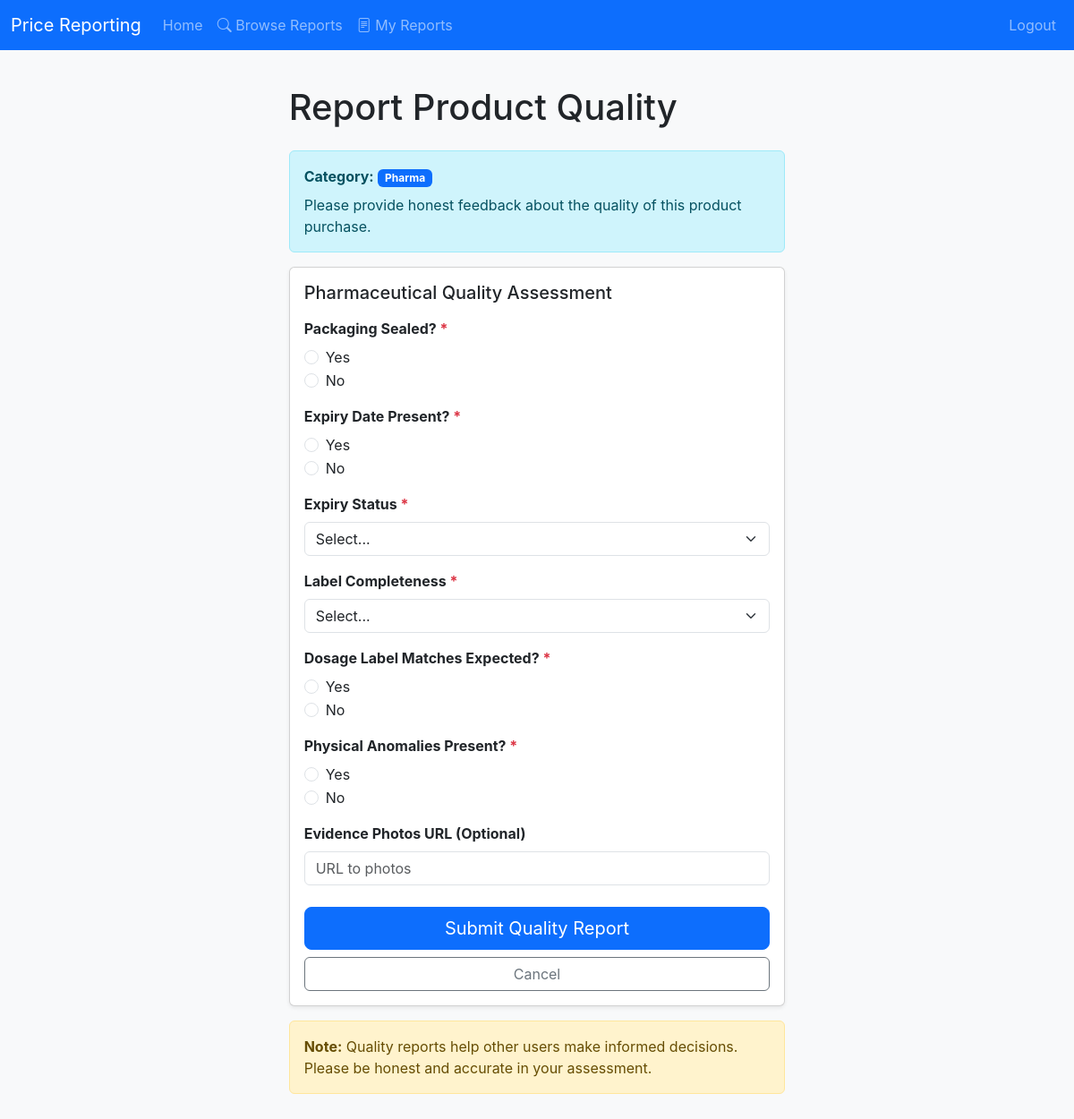
The page /create/quality_report/1 (signed in) on the database as committed earlier.
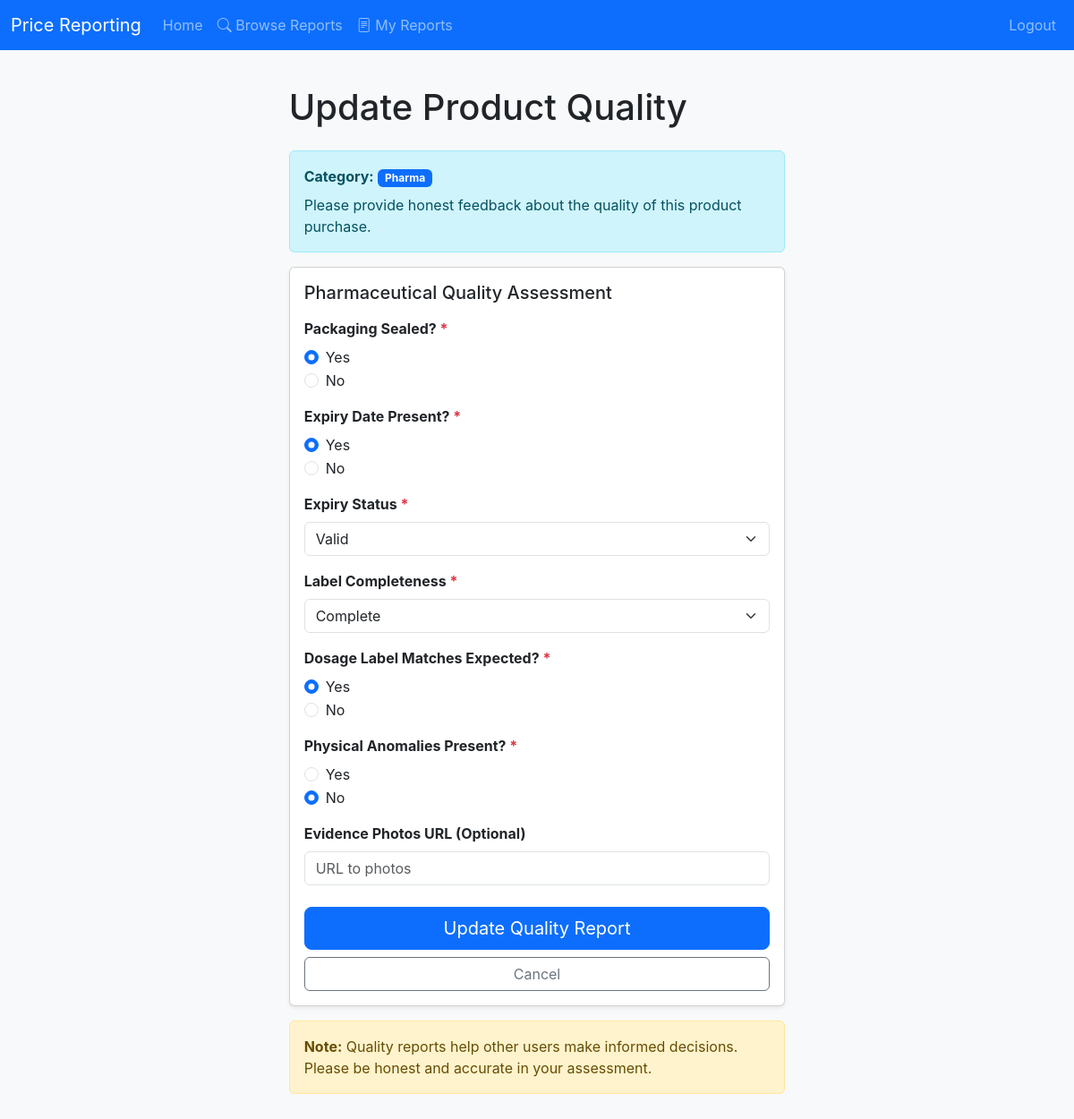
The same page on the database as committed later.
### tables this page shows
CREATE TABLE pharma_quality_reports (
  id INTEGER PRIMARY KEY AUTOINCREMENT,

  quality_report_id INTEGER NOT NULL UNIQUE,

  packaging_sealed INTEGER NOT NULL CHECK (packaging_sealed IN (0,1)),

  expiry_date_present INTEGER NOT NULL CHECK (expiry_date_present IN (0,1)),

  expiry_status TEXT CHECK (expiry_status IN ('valid','near_expiry','expired')) NOT NULL,

  label_completeness TEXT CHECK (label_completeness IN ('complete','partial','missing')) NOT NULL,

  dosage_label_matches_expected INTEGER NOT NULL CHECK (dosage_label_matches_expected IN (0,1)),

  physical_anomalies_present INTEGER NOT NULL CHECK (physical_anomalies_present IN (0,1)),

  evidence_photos TEXT,

  normalized_quality_score REAL NOT NULL CHECK (normalized_quality_score BETWEEN 0.0 AND 1.0),

  scoring_version TEXT NOT NULL,

  created_at DATETIME NOT NULL DEFAULT CURRENT_TIMESTAMP,

  FOREIGN KEY (quality_report_id)
    REFERENCES quality_reports(id)
    ON DELETE CASCADE
);

### routes/user.py (the view)
@user_bp.route("/create/quality_report/<int:price_report_id>", methods=["GET", "POST"])
@login_required
def create_quality_report(price_report_id):
    try:
        pr = db.execute(
            "SELECT pr.id, pr.user_id, p.category "
            "FROM price_reports pr "
            "JOIN product_aliases pa ON pr.product_alias_id = pa.id "
            "JOIN products p ON pa.product_id = p.id "
            "WHERE pr.id = ?",
            price_report_id
        )
    except Exception as e:
        print(f"Database error: {e}")
        return apology("Database error", 500)
    if not pr:
        return apology("Price report not found", 404)
    if pr[0]['user_id'] != session.get("user_id"):
        return apology("Access denied", 403)
    try:
        existing_qr = db.execute(
            "SELECT id FROM quality_reports WHERE price_report_id = ?",
            price_report_id
        )
    except Exception as e:
        print(f"Database error checking existing quality report: {e}")
        return apology("Database error", 500)
    category = pr[0]['category']
    is_update = len(existing_qr) > 0
    if request.method == "POST":
        if category == 'electronics':
            return process_electronics_quality(price_report_id, category, is_update)
        elif category == 'pharma':
            return process_pharma_quality(price_report_id, category, is_update)
        elif category == 'food':
            return process_food_quality(price_report_id, category, is_update)
        elif category == 'apparel':
            return process_apparel_quality(price_report_id, category, is_update)
        else:
            return apology("Invalid category", 400)
    else:
        existing_data = None
        if is_update:
            existing_data = get_existing_quality_data(price_report_id, category)
        return render_template("create_quality_report.html",
                             price_report_id=price_report_id,
                             category=category,
                             is_update=is_update,
                             existing_data=existing_data)

### app.py (called while the page is built)
@app.after_request
def after_request(response):
    response.headers["Cache-Control"] = "no-cache, no-store, must-revalidate"
    response.headers["Expires"] = 0
    response.headers["Pragma"] = "no-cache"
    return response

### helpers.py (called while the page is built)
def login_required(f):
    @wraps(f)
    def decorated_function(*args, **kwargs):
        if session.get("user_id") is None:
            return redirect("/login")
        return f(*args, **kwargs)
    return decorated_function

### templates/create_quality_report.html (shortened to what the changed rows need)
{% extends "layout.html" %}
{% block content %}
<div class="container">
  <div class="row justify-content-center">
    <div class="col-lg-8">
      <h1 class="mb-4">{% if is_update %}Update{% else %}Report{% endif %} Product Quality</h1>
      <div class="alert alert-info">
        <strong>Category:</strong> <span class="badge bg-primary">{{ category|capitalize }}</span>
        <p class="mb-0 mt-2">Please provide honest feedback about the quality of this product purchase.</p>
      </div>
      <div class="card shadow-sm">
        <div class="card-body">
          <form method="post" id="quality-report-form">
            {% if category == 'electronics' %}
            <h5 class="mb-3">Electronics Quality Assessment</h5>
            <div class="mb-3">
              <label class="form-label fw-bold">Device Functional? <span class="text-danger">*</span></label>
              <div>
                <div class="form-check">
                  <input class="form-check-input" type="radio" name="device_functional" id="functional_yes" value="1" required
                    {% if existing_data and existing_data.device_functional == 1 %}checked{% endif %}>
                  <label class="form-check-label" for="functional_yes">Yes</label>
                </div>
                <div class="form-check">
                  <input class="form-check-input" type="radio" name="device_functional" id="functional_no" value="0"
                    {% if existing_data and existing_data.device_functional == 0 %}checked{% endif %}>
                  <label class="form-check-label" for="functional_no">No</label>
                </div>
              </div>
            </div>
            <div class="mb-3">
              <label for="authenticity_confidence" class="form-label fw-bold">Authenticity Confidence (1-5) <span class="text-danger">*</span></label>
              <select class="form-select" id="authenticity_confidence" name="authenticity_confidence" required>
                <option value="">Select...</option>
                <option value="1" {% if existing_data and existing_data.authenticity_confidence == 1 %}selected{% endif %}>1 - Definitely Counterfeit</option>
                <option value="2" {% if existing_data and existing_data.authenticity_confidence == 2 %}selected{% endif %}>2 - Likely Counterfeit</option>
                <option value="3" {% if existing_data and existing_data.authenticity_confidence == 3 %}selected{% endif %}>3 - Uncertain</option>
                <option value="4" {% if existing_data and existing_data.authenticity_confidence == 4 %}selected{% endif %}>4 - Likely Authentic</option>
                <option value="5" {% if existing_data and existing_data.authenticity_confidence == 5 %}selected{% endif %}>5 - Definitely Authentic</option>
              </select>
            </div>
            <div class="mb-3">
              <label for="condition_match" class="form-label fw-bold">Condition Match Expectation (1-5) <span class="text-danger">*</span></label>
              <select class="form-select" id="condition_match" name="condition_match" required>
                <option value="">Select...</option>
                <option value="1" {% if existing_data and existing_data.condition_match == 1 %}selected{% endif %}>1 - Much Worse</option>
                <option value="2" {% if existing_data and existing_data.condition_match == 2 %}selected{% endif %}>2 - Worse</option>
                <option value="3" {% if existing_data and existing_data.condition_match == 3 %}selected{% endif %}>3 - As Expected</option>
                <option value="4" {% if existing_data and existing_data.condition_match == 4 %}selected{% endif %}>4 - Better</option>
                <option value="5" {% if existing_data and existing_data.condition_match == 5 %}selected{% endif %}>5 - Much Better</option>
              </select>
            </div>
            <div class="mb-3">
              <label class="form-label fw-bold">Warranty Honored?</label>
              <div>
                <div class="form-check">
                  <input class="form-check-input" type="radio" name="warranty_honored" id="warranty_yes" value="1"
                    {% if existing_data and existing_data.warranty_honored == 1 %}checked{% endif %}>
                  <label class="form-check-label" for="warranty_yes">Yes</label>
                </div>
                <div class="form-check">
                  <input class="form-check-input" type="radio" name="warranty_honored" id="warranty_no" value="0"
                    {% if existing_data and existing_data.warranty_honored == 0 %}checked{% endif %}>
                  <label class="form-check-label" for="warranty_no">No</label>
                </div>
                <div class="form-check">
                  <input class="form-check-input" type="radio" name="warranty_honored" id="warranty_na" value=""
                    {% if not existing_data or existing_data.warranty_honored is none %}checked{% endif %}>
                  <label class="form-check-label" for="warranty_na">N/A / Not Tested</label>
                </div>
              </div>
            </div>
            <div class="mb-3">
              <label class="form-label fw-bold">Accessories Complete? <span class="text-danger">*</span></label>
              <div>
                <div class="form-check">
                  <input class="form-check-input" type="radio" name="accessories_complete" id="accessories_yes" value="1" required
                    {% if existing_data and existing_data.accessories_complete == 1 %}checked{% endif %}>
                  <label class="form-check-label" for="accessories_yes">Yes</label>
                </div>
                <div class="form-check">
                  <input class="form-check-input" type="radio" name="accessories_complete" id="accessories_no" value="0"
                    {% if existing_data and existing_data.accessories_complete == 0 %}checked{% endif %}>
                  <label class="form-check-label" for="accessories_no">No</label>
                </div>
              </div>
            </div>
            <div class="mb-3">
              <label for="reported_issue" class="form-label fw-bold">Reported Issues (Optional)</label>
              <textarea class="form-control" id="reported_issue" name="reported_issue" rows="3"
                placeholder="Describe any issues or defects...">{% if existing_data %}{{ existing_data.reported_issue }}{% endif %}</textarea>
            </div>
            {% elif category == 'pharma' %}
            <h5 class="mb-3">Pharmaceutical Quality Assessment</h5>
            <div class="mb-3">
              <label class="form-label fw-bold">Packaging Sealed? <span class="text-danger">*</span></label>
              <div>
                <div class="form-check">
                  <input class="form-check-input" type="radio" name="packaging_sealed" id="sealed_yes" value="1" required
                    {% if existing_data and existing_data.packaging_sealed == 1 %}checked{% endif %}>
                  <label class="form-check-label" for="sealed_yes">Yes</label>
                </div>
                <div class="form-check">
                  <input class="form-check-input" type="radio" name="packaging_sealed" id="sealed_no" value="0"
                    {% if existing_data and existing_data.packaging_sealed == 0 %}checked{% endif %}>
                  <label class="form-check-label" for="sealed_no">No</label>
                </div>
              </div>
            </div>
            <div class="mb-3">
              <label class="form-label fw-bold">Expiry Date Present? <span class="text-danger">*</span></label>
              <div>
                <div class="form-check">
                  <input class="form-check-input" type="radio" name="expiry_date_present" id="expiry_present_yes" value="1" required
                    {% if existing_data and existing_data.expiry_date_present == 1 %}checked{% endif %}>
                  <label class="form-check-label" for="expiry_present_yes">Yes</label>
                </div>
                <div class="form-check">
                  <input class="form-check-input" type="radio" name="expiry_date_present" id="expiry_present_no" value="0"
                    {% if existing_data and existing_data.expiry_date_present == 0 %}checked{% endif %}>
                  <label class="form-check-label" for="expiry_present_no">No</label>
                </div>
              </div>
            </div>
            <div class="mb-3">
              <label for="expiry_status" class="form-label fw-bold">Expiry Status <span class="text-danger">*</span></label>
              <select class="form-select" id="expiry_status" name="expiry_status" required>
                <option value="">Select...</option>
                <option value="valid" {% if existing_data and existing_data.expiry_status == 'valid' %}selected{% endif %}>Valid</option>
              </select>
            </div>
            <div class="mb-3">
              <label for="label_completeness" class="form-label fw-bold">Label Completeness <span class="text-danger">*</span></label>
              <select class="form-select" id="label_completeness" name="label_completeness" required>
                <option value="">Select...</option>
                <option value="complete" {% if existing_data and existing_data.label_completeness == 'complete' %}selected{% endif %}>Complete</option>
              </select>
            </div>
            <div class="mb-3">
              <label class="form-label fw-bold">Dosage Label Matches Expected? <span class="text-danger">*</span></label>
              <div>
                <div class="form-check">
                  <input class="form-check-input" type="radio" name="dosage_label_matches_expected" id="dosage_yes" value="1" required
                    {% if existing_data and existing_data.dosage_label_matches_expected == 1 %}checked{% endif %}>
                  <label class="form-check-label" for="dosage_yes">Yes</label>
                </div>
                <div class="form-check">
                  <input class="form-check-input" type="radio" name="dosage_label_matches_expected" id="dosage_no" value="0"
                    {% if existing_data and existing_data.dosage_label_matches_expected == 0 %}checked{% endif %}>
                  <label class="form-check-label" for="dosage_no">No</label>
                </div>
              </div>
            </div>
            <div class="mb-3">
              <label class="form-label fw-bold">Physical Anomalies Present? <span class="text-danger">*</span></label>
              <div>
                <div class="form-check">
                  <input class="form-check-input" type="radio" name="physical_anomalies_present" id="anomalies_yes" value="1" required
                    {% if existing_data and existing_data.physical_anomalies_present == 1 %}checked{% endif %}>
                  <label class="form-check-label" for="anomalies_yes">Yes</label>
                </div>
                <div class="form-check">
                  <input class="form-check-input" type="radio" name="physical_anomalies_present" id="anomalies_no" value="0"
                    {% if existing_data and existing_data.physical_anomalies_present == 0 %}checked{% endif %}>
                  <label class="form-check-label" for="anomalies_no">No</label>
                </div>
              </div>
            </div>
            <div class="mb-3">
              <label for="evidence_photos" class="form-label fw-bold">Evidence Photos URL (Optional)</label>
              <input type="text" class="form-control" id="evidence_photos" name="evidence_photos" placeholder="URL to photos" value="{% if existing_data %}{{ existing_data.evidence_photos }}{% endif %}">
            </div>
            {% endif %}
            <div class="d-grid gap-2 mt-4">
              <button type="submit" class="btn btn-primary btn-lg">{% if is_update %}Update Quality Report{% else %}Submit Quality Report{% endif %}</button>
              <a href="/user/price_reports" class="btn btn-outline-secondary">Cancel</a>
            </div>
          </form>
        </div>
      </div>
      <div class="alert alert-warning mt-3">
        <strong>Note:</strong> Quality reports help other users make informed decisions. Please be honest and accurate in your assessment.
      </div>
    </div>
  </div>
</div>
{% endblock %}

Rows that differ between the two databases and show on the page:
added pharma_quality_reports: expiry_status "Valid", label_completeness "Complete"
Other text that changed with them:
form field packaging_sealed: "☐ Yes" → "☑ Yes"
form field expiry_date_present: "☐ Yes" → "☑ Yes"
form field dosage_label_matches_expected: "☐ Yes" → "☑ Yes"
form field physical_anomalies_present: "☐ No" → "☑ No"
form field expiry_status: "Select..." → (not shown)
form field label_completeness: "Select..." → (not shown)
text no longer shown: "Report Submit Quality Report"
text now shown: "Update Update Quality Report"
